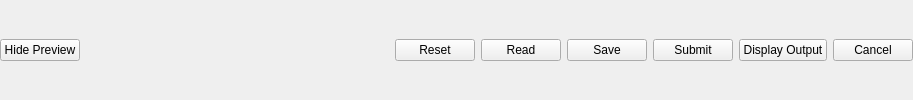
  <widget class="QWidget" name="" >
   <layout class="QHBoxLayout" >
    <property name="margin" >
     <number>0</number>
    </property>
    <property name="spacing" >
     <number>6</number>
    </property>
    <item>
     <widget class="QPushButton" name="previewButton" >
      <property name="text" >
       <string>Hide Preview</string>
      </property>
     </widget>
    </item>
    <item>
     <spacer>
      <property name="orientation" >
       <enum>Qt::Horizontal</enum>
      </property>
      <property name="sizeHint" >
       <size>
        <width>309</width>
        <height>32</height>
       </size>
      </property>
     </spacer>
    </item>
    <item>
     <widget class="QPushButton" name="resetButton" >
      <property name="text" >
       <string>Reset</string>
      </property>
     </widget>
    </item>
    <item>
     <widget class="QPushButton" name="readButton" >
      <property name="text" >
       <string>Read</string>
      </property>
     </widget>
    </item>
    <item>
     <widget class="QPushButton" name="saveButton" >
      <property name="text" >
       <string>Save</string>
      </property>
     </widget>
    </item>
    <item>
     <widget class="QPushButton" name="submitButton" >
      <property name="text" >
       <string>Submit</string>
      </property>
     </widget>
    </item>
    <item>
     <widget class="QPushButton" name="displayOutputButton" >
      <property name="text" >
       <string>Display Output</string>
      </property>
     </widget>
    </item>
    <item>
     <widget class="QPushButton" name="cancelButton" >
      <property name="text" >
       <string>Cancel</string>
      </property>
     </widget>
    </item>
   </layout>
  </widget>
